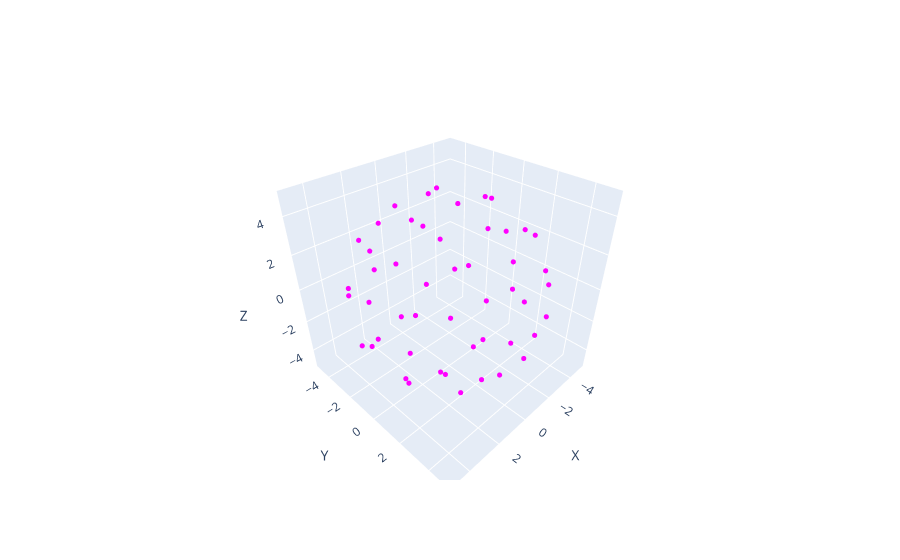

The notebook cell this image was saved under:
### Code cell
fig = go.Figure()
fig.update_layout(scene=dict(xaxis_title='X', yaxis_title='Y', zaxis_title='Z'))

fig.add_trace(go.Scatter3d(x=points[:, 0], y=points[:, 1], z=points[:, 2],
                            mode='markers',
                            marker=dict(color='magenta', size=3),
                            showlegend=False))

fig.show()

### Figure 1 — Plotly figure (JSON) as saved in the notebook; plotly's stock layout.template omitted (floating-point values rounded to 4 significant figures)
{"data": [{"marker": {"color": "magenta", "size": 3}, "mode": "markers", "showlegend": false, "type": "scatter3d", "x": [0.3606, -1.53, 2.093, -1.325, -0.5566, 2.522, -3.343, 2.357, 0.07762, -2.709, 4.064, -3.286, 0.666, 2.46, -4.405, 4.059, -1.521, -1.911, 4.414, -4.623, 2.378, 1.163, -4.128, 4.935, -3.142, -0.3097, 3.593, -4.973, 3.735, -0.555, -2.868, 4.731, -4.089, 1.336, 2.026, -4.221, 4.146, -1.935, -1.157, 3.471, -3.852, 2.238, 0.3683, -2.515, 3.129, -2.079, 0.1829, 1.353, -1.684, 0.831], "y": [-0.9274, 0.7548, 0.6092, -2.181, 2.807, -1.852, -0.3632, 2.682, -3.756, 2.837, -0.2722, -2.629, 4.279, -3.696, 1.087, 2.216, -4.449, 4.37, -1.956, -1.556, 4.305, -4.812, 2.777, 0.7435, -3.888, 4.989, -3.464, 0.1271, 3.25, -4.887, 3.945, -0.9621, -2.456, 4.508, -4.157, 1.665, 1.589, -3.874, 4.046, -2.132, -0.7442, 3.017, -3.552, 2.232, 0.04939, -1.966, 2.545, -1.708, 0.2706, 0.5472], "z": [4.9, 4.7, 4.5, 4.3, 4.1, 3.9, 3.7, 3.5, 3.3, 3.1, 2.9, 2.7, 2.5, 2.3, 2.1, 1.9, 1.7, 1.5, 1.3, 1.1, 0.9, 0.7, 0.5, 0.3, 0.1, -0.1, -0.3, -0.5, -0.7, -0.9, -1.1, -1.3, -1.5, -1.7, -1.9, -2.1, -2.3, -2.5, -2.7, -2.9, -3.1, -3.3, -3.5, -3.7, -3.9, -4.1, -4.3, -4.5, -4.7, -4.9]}], "layout": {"scene": {"xaxis": {"title": {"text": "X"}}, "yaxis": {"title": {"text": "Y"}}, "zaxis": {"title": {"text": "Z"}}}}}
